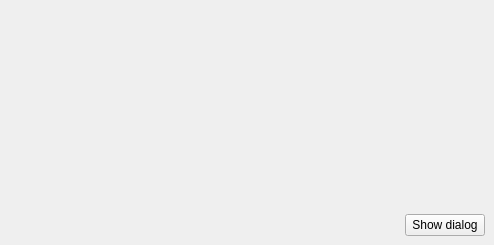
<?xml version="1.0" encoding="UTF-8"?>
<ui version="4.0">
 <class>MainWindow</class>
 <widget class="QMainWindow" name="MainWindow">
  <property name="geometry">
   <rect>
    <x>0</x>
    <y>0</y>
    <width>494</width>
    <height>245</height>
   </rect>
  </property>
  <property name="windowTitle">
   <string>QDialog-Example</string>
  </property>
  <widget class="QWidget" name="centralwidget">
   <layout class="QGridLayout" name="gridLayout_2">
    <item row="0" column="0">
     <layout class="QGridLayout" name="gridLayout">
      <item row="0" column="1">
       <spacer name="verticalSpacer">
        <property name="orientation">
         <enum>Qt::Vertical</enum>
        </property>
        <property name="sizeHint" stdset="0">
         <size>
          <width>20</width>
          <height>40</height>
         </size>
        </property>
       </spacer>
      </item>
      <item row="1" column="0">
       <spacer name="horizontalSpacer">
        <property name="orientation">
         <enum>Qt::Horizontal</enum>
        </property>
        <property name="sizeHint" stdset="0">
         <size>
          <width>40</width>
          <height>20</height>
         </size>
        </property>
       </spacer>
      </item>
      <item row="1" column="1">
       <widget class="QPushButton" name="dialogButton">
        <property name="text">
         <string>Show dialog</string>
        </property>
       </widget>
      </item>
     </layout>
    </item>
   </layout>
  </widget>
 </widget>
 <resources/>
 <connections/>
</ui>
